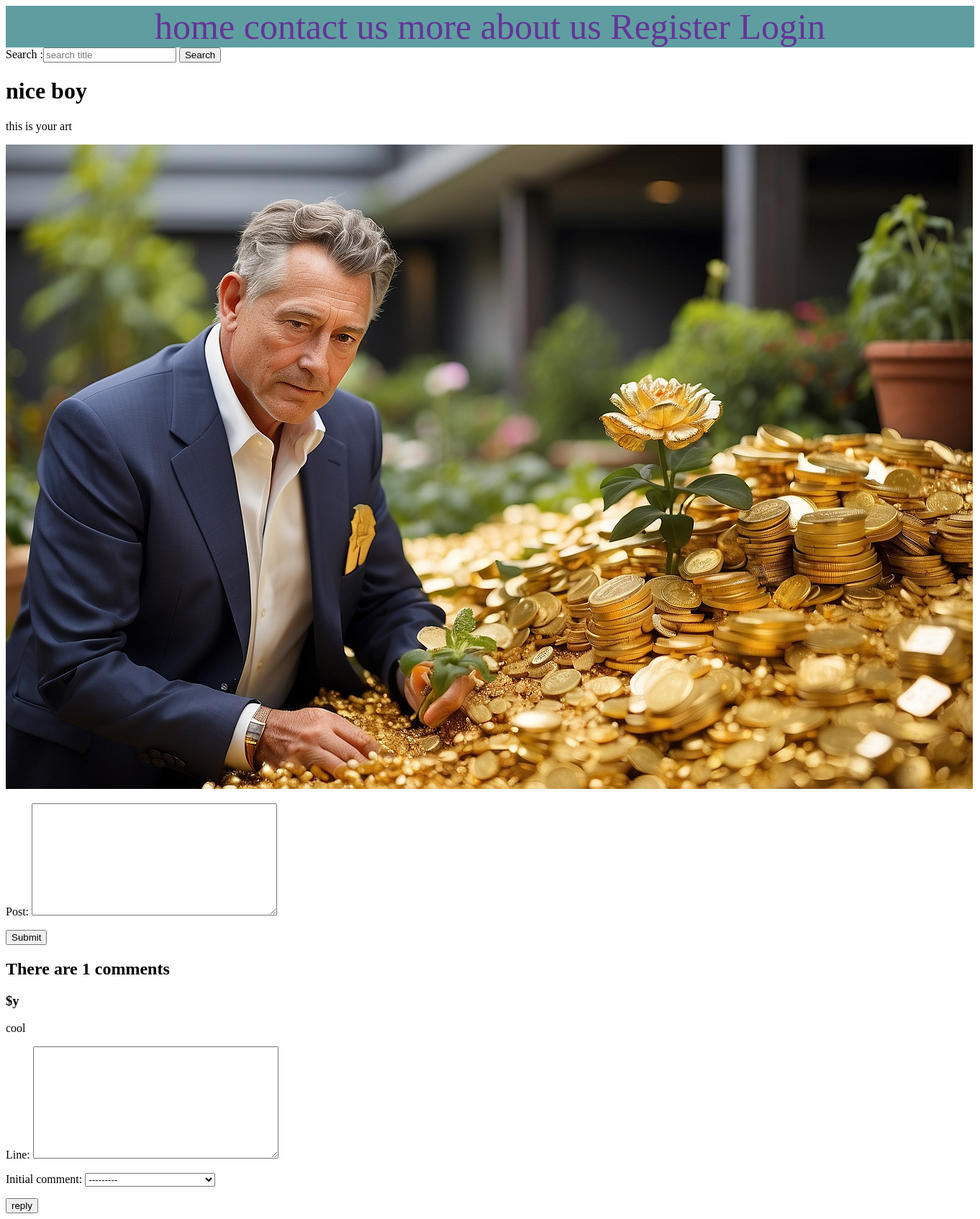
Screenshot of /3/ with the database file from the repository.
### theapp/models.py (models this page shows, shortened)
class Thepost(models.Model):
    title = models.CharField(gettext('title of your creation'),max_length=100)
    description = models.TextField(gettext('Describe you art'))
    images = models.ImageField(gettext('show us your magic'), upload_to='saved/')
    created_at = models.DateTimeField(auto_now_add=True)
    updated_at = models.DateTimeField(auto_now = True )
    user = models.ForeignKey(User,on_delete=models.CASCADE, related_name='hero')
    type = models.ForeignKey(Type, on_delete=models.CASCADE, related_name = 'types')

class Comment(models.Model):
    user = models.ForeignKey(User, on_delete=models.CASCADE, related_name = 'users')
    belong_to = models.ForeignKey(Thepost,on_delete=models.CASCADE, related_name = 'belongs')
    post = models.TextField()
    posted_date = models.DateTimeField(auto_now_add=True, null = True)
    def __str__(self):
        return self.post

### theapp/views.py (the view, shortened to what this page needs)
# urls.py: path('<int:id>/',get_view, name = 'get_view'),
def get_view(request,id):
    objects = get_object_or_404(Thepost,id = id )
    com = get_object_or_404(Comment,id =id)
    form = CommentForm()
    replys = ReplyForm()
    comments =  Comment.objects.filter(belong_to = objects)
    reply = Reply.objects.all()
    counts = Comment.objects.filter(belong_to = objects).count()
    context = { 'objects':objects, 'form':form, 'comments':comments, 'count':counts , 'reply':reply ,'replys':replys }
    return render(request,'view_object.html',context)

### theapp/forms.py
class CommentForm(forms.ModelForm):
    class Meta:
        model = Comment
        fields = ["post",]

class ReplyForm(forms.ModelForm):
    class Meta:
        model = Reply
        fields  = ["line","initial_comment"]

### theapp/templates/view_object.html (shortened to what this page needs)
{% extends 'index.html' %}
{% block content %}
<div class = "view">
    <h1> {{objects.title}}</h1>
<p> {{objects.description}} </p>
<img src="{{objects.images.url}}" alt="ok">
</div>
<form method = "POST"  >
    {{form.as_p}}
    <button type = "submit" name ="submitButton"  value = "comment" >Submit </button>
</form>
<div class ="comments" >
    <h2>There are {{count}} comments </h2>
    {% for c in comments %}
    <h3>
        ${{c.user}}
    </h3>
    <p>
    {{c.post}}
    </p>
    {% if c.user != request.user %}
    <form method = "POST"  >
        {{replys.as_p}}
        <button type = "submit" name = "submitButton" value = "reply">reply </button>
    </form>
    {% endif %}
    {% endfor %}
</div>
    {% endblock %}

### rows the page displays
Thepost: title "nice boy", description "this is your art", images (picture)
Comment: user "y", post "cool"

### other values shown
{{ count }} "1"
